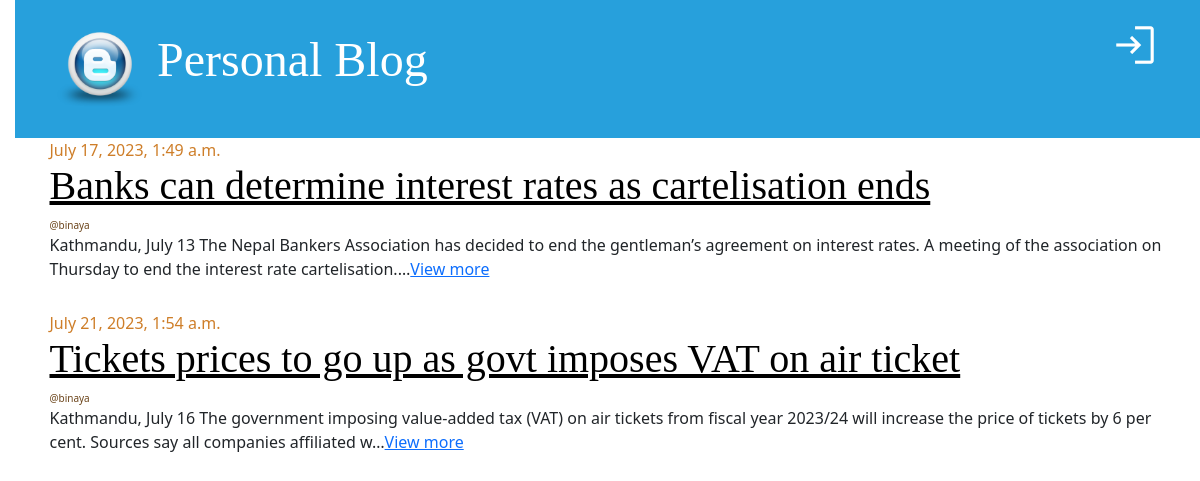
The page / on the database its author committed.
### blog_app/models.py (models this page shows, shortened)
class Post(models.Model):
    title=models.CharField(max_length=256)
    content=models.TextField()
    author=models.ForeignKey("auth.user", on_delete=models.CASCADE)
    created_at=models.DateTimeField(auto_now_add=True)
    updated_at=models.DateTimeField(auto_now=True)
    published_at=models.DateTimeField(null=True, blank=True)

### blog_app/views.py (the view)
# urls.py: path("",views.PostListView.as_view(), name='post_list'),
class PostListView(ListView): #This is CLASS BASED
    model=Post
    template_name="post_list.html"
    context_object_name="posts"
    def get_queryset(self):
        queryset=Post.objects.filter(published_at__isnull=False).order_by("published_at")
        return queryset

### templates/post_list.html
{% extends "base.html" %}
{% block content %}
<div class="row">
    <div class="col">
        {% for post in posts %}
        <div class="post">
            <div class="date">{{post.published_at}}</div>
            <h1>
                <a href="{% url 'post_detail' post.pk %}">{{post.title}}</a>
            </h1>
            <div class="date author">@{{post.author.username}}</div>
            <p>
                {{post.content|truncatechars:200}}<a href="{% url 'post_detail' post.pk %}">View more</a>
            </p>
        </div>
        {% endfor %}
        </div>
    </div>
        {% endblock content %}

### templates/base.html (shortened to what this page needs)
{% load static %}
<!DOCTYPE html>
<html lang="en">
<head>
    <link rel="stylesheet" href="{% static 'css/bootstrap.min.css' %}">
    <link rel="stylesheet" href="{% static 'css/blog.css' %}">
</head>
<body>
    <div class="page-header">
        {% if user.is_authenticated %}
        <a href="{% url 'logout' %}" class="top-menu">
            <span class="material-symbols-outlined lg-icons">Logout</span>
        </a>
        <a href="{% url 'post_create' %}" class="top-menu">
            <span class="material-symbols-outlined lg-icons">add</span>
        </a>
        <a href="{% url 'draft_list' %}" class="top-menu">
            <span class="material-symbols-outlined lg-icons">draft</span>
        </a>
        {% else %}
        <a href="{% url 'login' %}" class="top-menu">
            <span class="material-symbols-outlined lg-icons">login</span>
        </a>
        {% endif %}
        <h1>
            <a href="/">
                <img src="{% static 'img/favicon.ico' %}" alt="personal Blog" width="90px;" />
                Personal Blog
            </a>
        </h1>
    </div>
    <div class="container">
        {% block content %}
        {% endblock content %}
    </div>
</body>
</html>

### static/css/blog.css (style rules this page uses)
body { padding-left: 15px; }
h1 a { color: #27a0dc; font-family: "Lobster"; }
.page-header { background-color: #27a0dc; margin-top: 0; padding: 20px 20px 20px 40px; }
.page-header h1, .page-header h1 a, .page-header h1 a:visited, .page-header h1 a:active { color: #ffffff; font-size: 36pt; text-decoration: none; }
h1, h2, h3, h4 { font-family: "Lobster", cursive; }
.date { color: #ce7e29; }
.top-menu, .top-menu:hover, .top-menu:visited { color: #ffffff; float: right; font-size: 26pt; margin-right: 20px; }
.post { margin-bottom: 30px; }
.post h1 a, .post h1 a:visited { color: #000000; }
.author { font-size: 10px; color: #6b441a; }
.lg-icons { font-size: 50px !important; }

### rows shown on the page
Post: published_at "July 17, 2023, 1:49 a.m.", title "Banks can determine interest rates as cartelisation ends", author.username "binaya", content "Kathmandu, July 13 The Nepal Bankers Association has decided to end the gentleman’s agreement on interest rates. A meeting of the association on Thursday to end the interest rate cartelisation.…"
Post: published_at "July 21, 2023, 1:54 a.m.", title "Tickets prices to go up as govt imposes VAT on air ticket", author.username "binaya", content "Kathmandu, July 16 The government imposing value-added tax (VAT) on air tickets from fiscal year 2023/24 will increase the price of tickets by 6 per cent. Sources say all companies affiliated w…"
